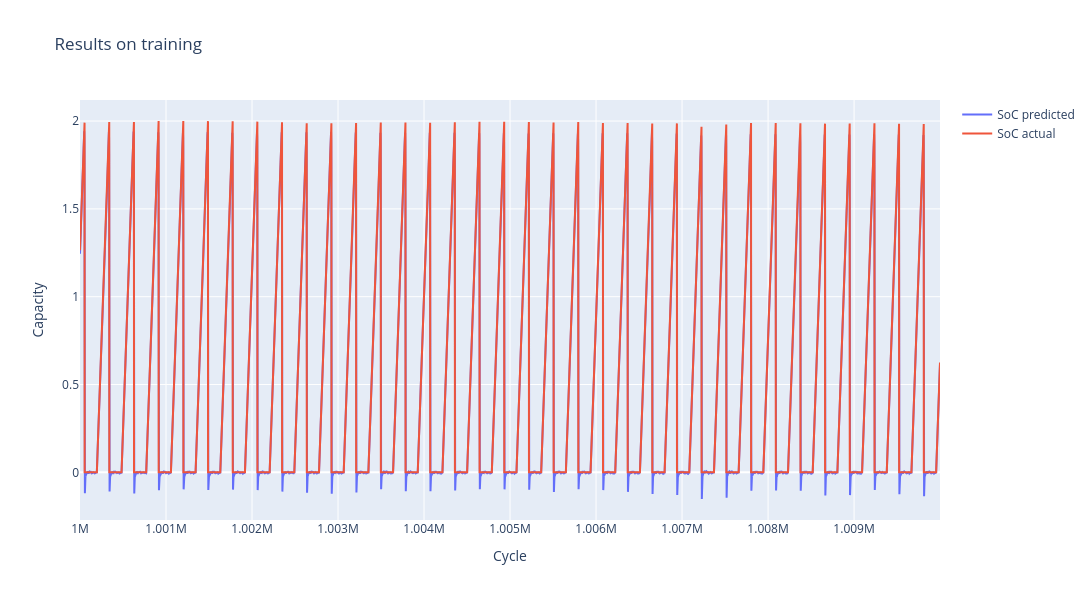

Source (notebook cell):
### Code cell
cycle_num = 100
steps_num = 10000
step_index = np.arange(cycle_num*steps_num, (cycle_num+1)*steps_num)

fig = go.Figure()
fig.add_trace(go.Scatter(x=step_index, y=train_predictions.flatten()[cycle_num*steps_num:(cycle_num+1)*steps_num],
                    mode='lines', name='SoC predicted'))
fig.add_trace(go.Scatter(x=step_index, y=train_y.flatten()[cycle_num*steps_num:(cycle_num+1)*steps_num],
                    mode='lines', name='SoC actual'))
fig.update_layout(title='Results on training',
                  xaxis_title='Cycle',
                  yaxis_title='Capacity',
                  width=1400,
                  height=600)
fig.show()

### Figure 1 — Plotly figure (JSON) as saved in the notebook; plotly's stock layout.template omitted (floating-point values rounded to 4 significant figures; data arrays with more than 128 entries replaced by an {"elided": "..."} marker saying what was removed)
{"data": [{"mode": "lines", "name": "SoC predicted", "type": "scatter", "x": {"elided": "10000 int values"}, "y": {"elided": "10000 float values"}}, {"mode": "lines", "name": "SoC actual", "type": "scatter", "x": {"elided": "10000 int values"}, "y": {"elided": "10000 float values"}}], "layout": {"height": 600, "title": {"text": "Results on training"}, "width": 1400, "xaxis": {"title": {"text": "Cycle"}}, "yaxis": {"title": {"text": "Capacity"}}}}
